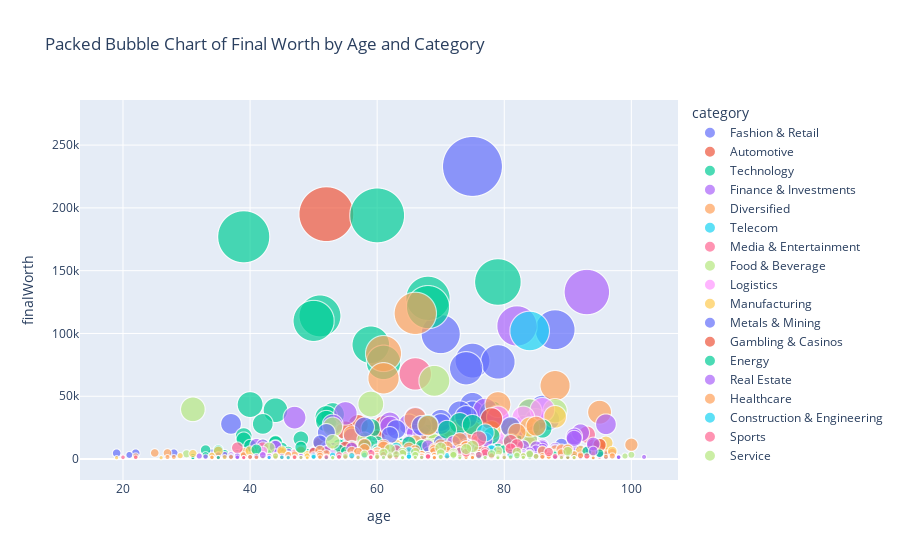

Source (notebook cell):
### Code cell
import plotly.express as px
import pandas as pd

# Create the packed bubble chart
fig = px.scatter(df, 
                 x='age', 
                 y='finalWorth',  # Dummy y-axis since plotly does not directly support packed bubbles
                 size='finalWorth', 
                 color='category', 
                 hover_name='uri', 
                 size_max=60,
                 title='Packed Bubble Chart of Final Worth by Age and Category')

# Customize the layout to hide the dummy y-axis
# fig.update_layout(yaxis=dict(showticklabels=False, showgrid=False, zeroline=False))

# Show the plot
fig.show()

### Figure 1 — Plotly figure (JSON) as saved in the notebook; plotly's stock layout.template omitted (floating-point values rounded to 4 significant figures; data arrays with more than 128 entries replaced by an {"elided": "..."} marker saying what was removed)
{"data": [{"hovertemplate": "<b>%{hovertext}</b><br><br>category=Fashion & Retail<br>age=%{x}<br>finalWorth=%{marker.size}<extra></extra>", "hovertext": {"elided": "285 str values"}, "legendgroup": "Fashion & Retail", "marker": {"color": "#636efa", "size": {"elided": "285 int values"}, "sizemode": "area", "sizeref": 64.72, "symbol": "circle"}, "mode": "markers", "name": "Fashion & Retail", "showlegend": true, "type": "scattergl", "x": {"elided": "285 int values"}, "xaxis": "x", "y": {"elided": "285 int values"}, "yaxis": "y"}, {"hovertemplate": "<b>%{hovertext}</b><br><br>category=Automotive<br>age=%{x}<br>finalWorth=%{marker.size}<extra></extra>", "hovertext": ["elon-musk", "stefan-quandt", "susanne-klatten", "robin-zeng", "eric-li", "wang-chuanfu", "shahid-khan", "lu-xiangyang", "wei-jianjun", "georg-schaeffler", "huang-shilin", "ernest-garcia-ii", "piero-ferrari", "li-xiang", "vikram-lal", "dan-friedkin", "wu-jianshu", "mark-shoen", "mong-koo-chung", "vivek-chaand-sehgal", "li-ping-1", "abhay-firodia", "e-joe-shoen", "baba-kalyani", "nicolas-dieteren", "roger-penske", "gail-miller", "venu-srinivasan-1", "euisun-chung", "norman-braman", "walter-frey", "abdulla-al-futtaim", "catheline-perier-dieteren", "arvind-poddar", "willis-johnson", "lachhman-das-mittal", "xia-zuoquan", "nirmal-minda", "maria-elisabeth-schaeffler-thumann", "peter-unger", "herb-chambers", "alberto-bombassei", "dong-jinggui", "francois-feuillet", "ernest-garcia-iii", "shmuel-harlap", "a-jayson-adair", "huang-yi", "terry-taylor", "fritz-draexlmaier", "amnon-shashua", "he-xiaopeng", "jiang-yintai", "pawan-munjal-1", "alexander-sixt", "konstantin-sixt", "sunjay-kapur", "renu-munjal", "suman-munjal", "zheng-fan", "onkar-kanwar", "ziv-aviram", "vijay-agarwal", "suresh-krishna", "ulrich-mommert", "sjamsul-nursalim", "xu-xudong", "hiroshi-ishibashi", "naresh-jain", "keeree-kanjanapas", "li-guoqiang", "tran-ba-duong", "qian-jinghong", "tang-aoqi", "wang-jianfeng", "chin-jong-hwa", "lu-zhongfang"], "legendgroup": "Automotive", "marker": {"color": "#EF553B", "size": [195000, 27300, 26500, 22900, 16800, 14200, 12200, 11600, 11200, 10900, 10600, 8900, 8600, 8400, 6700, 6400, 5200, 5000, 4900, 4900, 4500, 4300, 4300, 4100, 4000, 4000, 3900, 3900, 3700, 3500, 3400, 3300, 3300, 3200, 3100, 2900, 2900, 2700, 2700, 2700, 2600, 2500, 2400, 2400, 2400, 2400, 2000, 2000, 1900, 1800, 1800, 1700, 1700, 1700, 1700, 1700, 1600, 1600, 1600, 1500, 1500, 1400, 1300, 1300, 1300, 1300, 1300, 1200, 1200, 1200, 1200, 1200, 1100, 1100, 1100, 1000, 1000], "sizemode": "area", "sizeref": 64.72, "symbol": "circle"}, "mode": "markers", "name": "Automotive", "showlegend": true, "type": "scattergl", "x": [52, 57, 61, 55, 60, 58, 73, 61, 60, 59, 57, 66, 78, 42, 82, 59, 60, 73, 86, 67, 56, 79, 74, 75, 48, 87, 80, 71, 53, 91, 80, 84, 79, 66, 76, 93, 62, 66, 82, 79, 82, 83, 54, 75, 41, 79, 54, 62, 73, null, 63, 46, 73, 69, 44, 41, 52, 69, 71, 45, 81, 65, 75, 87, 83, 82, 54, 77, 89, 73, 60, 64, 51, 78, 54, 65, 81], "xaxis": "x", "y": [195000, 27300, 26500, 22900, 16800, 14200, 12200, 11600, 11200, 10900, 10600, 8900, 8600, 8400, 6700, 6400, 5200, 5000, 4900, 4900, 4500, 4300, 4300, 4100, 4000, 4000, 3900, 3900, 3700, 3500, 3400, 3300, 3300, 3200, 3100, 2900, 2900, 2700, 2700, 2700, 2600, 2500, 2400, 2400, 2400, 2400, 2000, 2000, 1900, 1800, 1800, 1700, 1700, 1700, 1700, 1700, 1600, 1600, 1600, 1500, 1500, 1400, 1300, 1300, 1300, 1300, 1300, 1200, 1200, 1200, 1200, 1200, 1100, 1100, 1100, 1000, 1000], "yaxis": "y"}, {"hovertemplate": "<b>%{hovertext}</b><br><br>category=Technology<br>age=%{x}<br>finalWorth=%{marker.size}<extra></extra>", "hovertext": {"elided": "342 str values"}, "legendgroup": "Technology", "marker": {"color": "#00cc96", "size": {"elided": "342 int values"}, "sizemode": "area", "sizeref": 64.72, "symbol": "circle"}, "mode": "markers", "name": "Technology", "showlegend": true, "type": "scattergl", "x": {"elided": "342 int values"}, "xaxis": "x", "y": {"elided": "342 int values"}, "yaxis": "y"}, {"hovertemplate": "<b>%{hovertext}</b><br><br>category=Finance & Investments<br>age=%{x}<br>finalWorth=%{marker.size}<extra></extra>", "hovertext": {"elided": "427 str values"}, "legendgroup": "Finance & Investments", "marker": {"color": "#ab63fa", "size": {"elided": "427 int values"}, "sizemode": "area", "sizeref": 64.72, "symbol": "circle"}, "mode": "markers", "name": "Finance & Investments", "showlegend": true, "type": "scattergl", "x": {"elided": "427 int values"}, "xaxis": "x", "y": {"elided": "427 int values"}, "yaxis": "y"}, {"hovertemplate": "<b>%{hovertext}</b><br><br>category=Diversified<br>age=%{x}<br>finalWorth=%{marker.size}<extra></extra>", "hovertext": {"elided": "201 str values"}, "legendgroup": "Diversified", "marker": {"color": "#FFA15A", "size": {"elided": "201 int values"}, "sizemode": "area", "sizeref": 64.72, "symbol": "circle"}, "mode": "markers", "name": "Diversified", "showlegend": true, "type": "scattergl", "x": {"elided": "201 int values"}, "xaxis": "x", "y": {"elided": "201 int values"}, "yaxis": "y"}, {"hovertemplate": "<b>%{hovertext}</b><br><br>category=Telecom<br>age=%{x}<br>finalWorth=%{marker.size}<extra></extra>", "hovertext": ["carlos-slim-helu", "xavier-niel", "sunil-mittal-1", "rocco-commisso", "rajan-mittal", "rakesh-mittal", "patrick-drahi", "robert-hale-jr", "ananda-krishnan", "yasumitsu-shigeta", "richard-li", "shaul-shani", "naguib-sawiris", "john-caudwell", "najib-mikati", "taha-mikati", "denis-obrien", "marcelo-claure", "craig-mccaw", "strive-masiyiwa", "kenny-troutt", "vladimir-yevtushenkov", "terence-terry-matthews", "david-teoh", "mohammed-ibrahim", "gleb-fetisov", "wu-kaiting", "andrei-kuzyaev", "murat-vargi", "xue-jiping"], "legendgroup": "Telecom", "marker": {"color": "#19d3f3", "size": [102000, 9900, 9200, 8000, 6000, 6000, 5900, 5400, 4900, 4600, 4500, 4300, 3800, 3400, 2800, 2800, 2800, 2000, 2000, 1800, 1700, 1700, 1600, 1600, 1300, 1100, 1100, 1000, 1000, 1000], "sizemode": "area", "sizeref": 64.72, "symbol": "circle"}, "mode": "markers", "name": "Telecom", "showlegend": true, "type": "scattergl", "x": [84, 56, 66, 74, 64, 68, 60, 57, 86, 59, 57, 69, 69, 71, 68, 79, 65, 53, 74, 63, 76, 75, 81, 68, 77, 57, 54, 58, 76, 73], "xaxis": "x", "y": [102000, 9900, 9200, 8000, 6000, 6000, 5900, 5400, 4900, 4600, 4500, 4300, 3800, 3400, 2800, 2800, 2800, 2000, 2000, 1800, 1700, 1700, 1600, 1600, 1300, 1100, 1100, 1000, 1000, 1000], "yaxis": "y"}, {"hovertemplate": "<b>%{hovertext}</b><br><br>category=Media & Entertainment<br>age=%{x}<br>finalWorth=%{marker.size}<extra></extra>", "hovertext": ["david-thomson", "rupert-murdoch", "donald-newhouse", "john-malone", "dmitri-bukhman", "igor-bukhman", "david-geffen", "blair-parry-okeden", "jim-kennedy", "clive-calder", "tim-sweeney", "george-lucas", "mark-cuban", "charles-dolan", "steven-spielberg", "jeff-t-green", "martha-ingram", "isaac-perlmutter", "stefan-von-holtzbrinck", "barry-diller", "james-chambers", "katharine-rayner", "margaretta-taylor", "hubert-burda", "jason-jiang", "christiane-schoeller", "forrest-li", "amos-hostetter-jr", "kwon-hyuk-bin", "arnon-milchan", "kalanithi-maran", "haim-saban", "friede-springer", "thomas-tull", "su-hua", "oprah-winfrey", "kenneth-feld", "david-baszucki", "koos-bekker", "jay-z", "ted-turner", "gang-ye", "yvonne-bauer", "cheng-yixiao", "yoo-jung-hyun", "adam-foroughi", "luiz-frias", "marina-berlusconi", "pier-silvio-berlusconi", "joao-roberto-marinho", "jose-roberto-marinho", "zygmunt-solorz", "edir-macedo", "roberto-irineu-marinho", "brian-roberts", "ben-silbermann", "wang-changtian", "pierre-karl-peladeau", "manoj-punjabi", "todd-wagner", "bang-si-hyuk", "john-de-mol", "kagemasa-kozuki", "wang-ning", "stanley-hubbard", "zhou-yahui", "yasuhiro-fukushima", "alan-gerry", "peter-jackson", "andrew-karam", "krit-ratanarak", "ling-tang", "xu-zhenhua", "justin-yuan", "charles-ergen", "kim-jung-min", "kim-jung-youn", "li-qiong", "tyler-perry", "richard-desmond", "huang-qiaoling", "gary-magness", "markus-persson", "min-liang-tan", "joop-van-den-ende", "barbara-berlusconi", "eleonora-berlusconi", "luigi-berlusconi", "mathias-doepfner", "aydin-dogan", "maria-frias", "guy-laliberte", "kenzo-tsujimoto", "dick-wolf-1", "keiko-erikawa", "yoichi-erikawa", "gyorgy-gattyan", "kim-jae-young", "kim-taek-jin", "john-krystynak", "benny-suherman", "taylor-swift", "yu-faxiang", "ric-elias"], "legendgroup": "Media & Entertainment", "marker": {"color": "#FF6692", "size": [67800, 19500, 11000, 9800, 9000, 9000, 8000, 6100, 6000, 5700, 5700, 5500, 5400, 5200, 4800, 4500, 4400, 4400, 4400, 4200, 4000, 4000, 4000, 3800, 3700, 3700, 3600, 3500, 3500, 3400, 3100, 3000, 3000, 3000, 2800, 2800, 2700, 2600, 2600, 2500, 2500, 2500, 2300, 2300, 2300, 2200, 2200, 2100, 2100, 2100, 2100, 2100, 2000, 2000, 2000, 2000, 2000, 1900, 1900, 1900, 1800, 1800, 1800, 1800, 1600, 1600, 1500, 1500, 1500, 1500, 1500, 1500, 1500, 1500, 1400, 1400, 1400, 1400, 1400, 1300, 1300, 1300, 1300, 1300, 1300, 1200, 1200, 1200, 1200, 1200, 1200, 1200, 1200, 1200, 1100, 1100, 1100, 1100, 1100, 1100, 1100, 1100, 1100, 1000], "sizemode": "area", "sizeref": 64.72, "symbol": "circle"}, "mode": "markers", "name": "Media & Entertainment", "showlegend": true, "type": "scattergl", "x": [66, 93, 94, 83, 38, 42, 81, 73, 76, 77, 53, 79, 65, 97, 77, 47, 88, 81, 60, 82, 66, 79, 81, 84, 51, null, 46, 87, 50, 79, 58, 79, 81, 53, 42, 70, 75, 61, 71, 54, 85, 43, 47, 40, 54, 43, 60, 57, 54, 70, 68, 67, 79, 76, 64, 41, 58, 62, 51, 63, 51, 69, 83, 37, 90, 47, 76, 95, 62, 42, 77, null, null, null, 71, 22, 20, 46, 54, 72, 65, 70, 44, 46, 82, 39, 37, 35, 61, 87, null, 64, 83, 77, 75, 73, null, 50, 57, 55, 76, 34, 52, 56], "xaxis": "x", "y": [67800, 19500, 11000, 9800, 9000, 9000, 8000, 6100, 6000, 5700, 5700, 5500, 5400, 5200, 4800, 4500, 4400, 4400, 4400, 4200, 4000, 4000, 4000, 3800, 3700, 3700, 3600, 3500, 3500, 3400, 3100, 3000, 3000, 3000, 2800, 2800, 2700, 2600, 2600, 2500, 2500, 2500, 2300, 2300, 2300, 2200, 2200, 2100, 2100, 2100, 2100, 2100, 2000, 2000, 2000, 2000, 2000, 1900, 1900, 1900, 1800, 1800, 1800, 1800, 1600, 1600, 1500, 1500, 1500, 1500, 1500, 1500, 1500, 1500, 1400, 1400, 1400, 1400, 1400, 1300, 1300, 1300, 1300, 1300, 1300, 1200, 1200, 1200, 1200, 1200, 1200, 1200, 1200, 1200, 1100, 1100, 1100, 1100, 1100, 1100, 1100, 1100, 1100, 1000], "yaxis": "y"}, {"hovertemplate": "<b>%{hovertext}</b><br><br>category=Food & Beverage<br>age=%{x}<br>finalWorth=%{marker.size}<extra></extra>", "hovertext": {"elided": "210 str values"}, "legendgroup": "Food & Beverage", "marker": {"color": "#B6E880", "size": {"elided": "210 int values"}, "sizemode": "area", "sizeref": 64.72, "symbol": "circle"}, "mode": "markers", "name": "Food & Beverage", "showlegend": true, "type": "scattergl", "x": {"elided": "210 int values"}, "xaxis": "x", "y": {"elided": "210 int values"}, "yaxis": "y"}, {"hovertemplate": "<b>%{hovertext}</b><br><br>category=Logistics<br>age=%{x}<br>finalWorth=%{marker.size}<extra></extra>", "hovertext": ["klaus-michael-kuehne", "gianluigi-aponte", "rafaela-aponte-diamant", "john-fredriksen", "enrique-razon-jr", "jacques-saade-jr", "rodolphe-saade", "tanya-saade-zeenny", "dennis-washington", "maria-angelicoussis", "helmut-sohmen", "fred-smith-1", "johnelle-hunt", "kjell-inge-rokke", "lai-meisong", "brad-jacobs", "fernand-huts", "tung-chee-chen", "yang-shaopeng", "lindsay-fox", "g-m-rao", "roman-trotsenko", "george-prokopiou", "tung-chee-hwa", "constantinos-martinos", "jim-thompson", "chang-kuo-hua", "alexander-skorobogatko", "gary-chouest", "alexander-ponomarenko", "chow-shing-yuk", "andreas-martinos", "jerry-moyes", "norbert-dentressangle", "huijiao-yu", "soegiarto-adikoesoemo", "jet-jie-li", "athanasios-martinos", "eiichi-kuriwada", "lai-jianfa", "zhang-xiaojuan", "michel-litvak-2", "martin-moller-nielsen", "vicente-boluda-fos", "wang-jilei", "michael-andlauer", "chang-kuo-ming", "william-fung", "lu-zongjun", "victor-fung", "sergey-shishkarev"], "legendgroup": "Logistics", "marker": {"color": "#FF97FF", "size": [39200, 33100, 33100, 16900, 10000, 8900, 8900, 8900, 7000, 6400, 6400, 5600, 4900, 4600, 4500, 4100, 3400, 3400, 3400, 3000, 2900, 2800, 2600, 2600, 2300, 2300, 2100, 2100, 2000, 2000, 1900, 1800, 1800, 1700, 1700, 1600, 1500, 1500, 1400, 1400, 1400, 1300, 1300, 1200, 1200, 1100, 1100, 1100, 1100, 1000, 1000], "sizemode": "area", "sizeref": 64.72, "symbol": "circle"}, "mode": "markers", "name": "Logistics", "showlegend": true, "type": "scattergl", "x": [86, 83, 79, 79, 64, 52, 54, 56, 89, 42, 84, 79, 92, 65, 53, 67, 73, 81, 66, 86, 73, 53, 77, 86, 71, 84, 69, 56, 79, 59, 46, 68, 80, 69, 58, 86, 49, 74, 77, 54, 54, 72, 59, 69, 59, 59, 66, 75, 60, 78, 56], "xaxis": "x", "y": [39200, 33100, 33100, 16900, 10000, 8900, 8900, 8900, 7000, 6400, 6400, 5600, 4900, 4600, 4500, 4100, 3400, 3400, 3400, 3000, 2900, 2800, 2600, 2600, 2300, 2300, 2100, 2100, 2000, 2000, 1900, 1800, 1800, 1700, 1700, 1600, 1500, 1500, 1400, 1400, 1400, 1300, 1300, 1200, 1200, 1100, 1100, 1100, 1100, 1000, 1000], "yaxis": "y"}, {"hovertemplate": "<b>%{hovertext}</b><br><br>category=Manufacturing<br>age=%{x}<br>finalWorth=%{marker.size}<extra></extra>", "hovertext": {"elided": "328 str values"}, "legendgroup": "Manufacturing", "marker": {"color": "#FECB52", "size": {"elided": "328 int values"}, "sizemode": "area", "sizeref": 64.72, "symbol": "circle"}, "mode": "markers", "name": "Manufacturing", "showlegend": true, "type": "scattergl", "x": {"elided": "328 int values"}, "xaxis": "x", "y": {"elided": "328 int values"}, "yaxis": "y"}, {"hovertemplate": "<b>%{hovertext}</b><br><br>category=Metals & Mining<br>age=%{x}<br>finalWorth=%{marker.size}<extra></extra>", "hovertext": ["savitri-jindal", "gina-rinehart", "german-larrea-mota-velasco", "vladimir-lisin", "iris-fontbona", "alexey-mordashov", "vladimir-potanin", "andrey-melnichenko", "andrew-forrest", "lakshmi-mittal", "dang-yanbao", "alisher-usmanov", "nicky-oppenheimer", "ivan-glasenberg", "iskander-makhmudov", "zheng-shuliang", "pavel-tykac", "andrei-skoch-family", "alexander-abramov", "agoes-projosasmito", "gianfelice-rocca-1", "paolo-rocca", "andrei-kozitsyn", "xiang-guangda", "clive-palmer", "rinat-akhmetov", "lim-hariyanto-wijaya-sarwono", "zhang-xuexin", "igor-altushkin", "wenrong-shen", "vladimir-kim", "mikhail-shelkov", "rufino-vigil-gonzalez", "aristotelis-mistakidis", "dmitry-pumpyansky", "daniel-mate", "robert-friedland", "oleg-deripaska", "alexander-frolov", "alexander-ramlie", "patrice-motsepe", "bulat-utemuratov", "feng-hailiang", "julio-ponce-lerou", "anatoly-sedykh", "xie-weitong", "tor-peterson", "kie-chie-wong", "john-hancock", "bianca-rinehart", "ginia-rinehart", "hope-welker", "victor-pinchuk", "alex-beard", "giovanni-arvedi", "vasily-anisimov", "sam-chong", "gary-fegel", "evgeny-eugene-shvidler", "konstantin-strukov", "dan-gertler", "chris-wallin", "jose-maria-aristrain", "luo-yangyong-1", "juan-maria-riberas-mera", "angela-bennett", "lin-lairong", "eddy-sugianto", "chris-ellison", "vadim-novinsky", "kostyantin-zhevago", "li-jinyang", "vladislav-sviblov", "wang-jinhua", "igor-kudryashkin"], "legendgroup": "Metals & Mining", "marker": {"color": "#636efa", "size": [33500, 30800, 27900, 26600, 25700, 25500, 23700, 21100, 19000, 16400, 13400, 13400, 9500, 8900, 8300, 8000, 7700, 6700, 6400, 5900, 5600, 5600, 4400, 4400, 4300, 4000, 4000, 3900, 3800, 3800, 3600, 3500, 3400, 3300, 3300, 3200, 2900, 2800, 2800, 2800, 2700, 2700, 2600, 2600, 2600, 2600, 2300, 2200, 2100, 2100, 2100, 2100, 2000, 1900, 1800, 1700, 1700, 1700, 1600, 1600, 1500, 1500, 1400, 1400, 1400, 1300, 1300, 1300, 1200, 1200, 1200, 1100, 1100, 1100, 1000], "sizemode": "area", "sizeref": 64.72, "symbol": "circle"}, "mode": "markers", "name": "Metals & Mining", "showlegend": true, "type": "scattergl", "x": [74, 70, 70, 67, 81, 58, 63, 52, 62, 73, 51, 70, 78, 67, 60, 78, 59, 58, 65, 68, 76, 71, 63, 66, 70, 57, 95, 76, 53, 78, 63, 55, 75, 62, 60, 60, 73, 56, 59, 51, 62, 66, 63, 78, 59, 67, 59, 75, 48, 47, 37, 38, 63, 56, 86, 72, 81, 50, 60, 65, 50, 71, 61, 48, 55, 80, 55, 78, 66, 60, 50, null, 44, 60, 62], "xaxis": "x", "y": [33500, 30800, 27900, 26600, 25700, 25500, 23700, 21100, 19000, 16400, 13400, 13400, 9500, 8900, 8300, 8000, 7700, 6700, 6400, 5900, 5600, 5600, 4400, 4400, 4300, 4000, 4000, 3900, 3800, 3800, 3600, 3500, 3400, 3300, 3300, 3200, 2900, 2800, 2800, 2800, 2700, 2700, 2600, 2600, 2600, 2600, 2300, 2200, 2100, 2100, 2100, 2100, 2000, 1900, 1800, 1700, 1700, 1700, 1600, 1600, 1500, 1500, 1400, 1400, 1400, 1300, 1300, 1300, 1200, 1200, 1200, 1100, 1100, 1100, 1000], "yaxis": "y"}, {"hovertemplate": "<b>%{hovertext}</b><br><br>category=Gambling & Casinos<br>age=%{x}<br>finalWorth=%{marker.size}<extra></extra>", "hovertext": ["miriam-adelson", "lui-che-woo", "denise-coates", "karel-komarek", "johann-graf", "teddy-sagi", "mark-scheinberg", "john-coates", "gabe-newell", "pansy-ho", "jon-yarbrough", "steve-wynn", "paul-gauselmann", "lim-kok-thay", "william-boyd", "elaine-wynn", "fredrik-osterberg", "jens-von-bahr", "manuel-lao-hernandez", "kazuo-okada"], "legendgroup": "Gambling & Casinos", "marker": {"color": "#EF553B", "size": [32000, 11200, 9500, 9500, 7100, 6400, 5600, 4300, 4300, 3800, 3600, 3400, 2500, 2300, 2200, 2100, 1800, 1700, 1300, 1100], "sizemode": "area", "sizeref": 64.72, "symbol": "circle"}, "mode": "markers", "name": "Gambling & Casinos", "showlegend": true, "type": "scattergl", "x": [78, 95, 56, 55, 77, 52, 50, 54, 61, 61, 66, 82, 89, 72, 92, 81, 53, 53, 79, 81], "xaxis": "x", "y": [32000, 11200, 9500, 9500, 7100, 6400, 5600, 4300, 4300, 3800, 3600, 3400, 2500, 2300, 2200, 2100, 1800, 1700, 1300, 1100], "yaxis": "y"}, {"hovertemplate": "<b>%{hovertext}</b><br><br>category=Energy<br>age=%{x}<br>finalWorth=%{marker.size}<extra></extra>", "hovertext": ["vagit-alekperov", "low-tuck-kwong", "leonid-mikhelson", "autry-stephens", "gennady-timchenko", "harold-hamm", "george-kaiser", "mikhail-fridman", "jeffery-hildebrand", "sarath-ratanavadi", "leonid-fedun", "carrie-perrodo", "daniel-kretinsky", "german-khan", "richard-kinder", "randa-duncan-williams", "dannine-avara", "scott-duncan", "milane-frantz", "ray-lee-hunt", "wang-yusuo", "terrence-pegula", "alexei-kuzmichev", "cao-renxian", "arthur-irving", "michael-kadoorie", "kelcy-warren", "pei-zhenhua-1", "torbjorn-tornqvist", "robert-bass", "alejandro-bulgheroni", "trevor-rees-jones", "w-herbert-hunt", "dewi-kam", "lynn-schusterman", "john-catsimatidis", "jin-baofang", "gregorio-perez-companc", "sid-bass", "fan-hongwei", "alceu-elias-feldmann", "mikhail-gutseriev", "saban-cemil-kazanci", "nikolai-buinov", "n-murray-edwards", "michael-polsky", "george-bishop", "ronald-mcaulay", "ray-davis", "albert-avdolyan", "gao-jifan", "edward-bass", "airat-shaimiev", "kamal-ghaffarian", "arvind-tiku", "mika-anttonen", "lee-bass", "timothy-dunn", "radik-shaimiev", "rustem-sulteev", "gordon-getty", "igor-makarov", "vardis-vardinoyannis-family", "william-koch", "dan-wilks", "massimo-moratti", "rubens-ometto-silveira-mello", "farris-wilks", "dmitry-nikolaev", "shen-xiqiang", "ron-corio", "ian-wood", "somphote-ahunai", "farkhad-akhmedov", "daniel-chiu", "paul-foster", "ali-metin-kazanci", "lin-fanlian", "dean-solon", "wu-kai", "zhao-fenggang", "vladimir-bogdanov", "kiki-barki", "lim-chai-hock", "paul-novelly", "femi-otedola", "chen-qiongxiang", "ivan-muller-botelho", "wu-yingming", "said-gutseriev", "timothy-headington", "muhammed-aziz-khan", "andrei-kosogov", "zhang-jianguo-1", "nikhil-merchant", "michael-s-smith", "edwin-soeryadjaya-1", "zhang-hong"], "legendgroup": "Energy", "marker": {"color": "#00cc96", "size": [28600, 27400, 27400, 24300, 23400, 18500, 14600, 13100, 12600, 10700, 10500, 9600, 9400, 8500, 8100, 7700, 7600, 7600, 7600, 7200, 7100, 6800, 6600, 6300, 6300, 6300, 6000, 5900, 5400, 5300, 4900, 4900, 4700, 4500, 4500, 4300, 4300, 3900, 3800, 3800, 3700, 3700, 3500, 3300, 3300, 3300, 3200, 3100, 3000, 2900, 2900, 2500, 2400, 2300, 2300, 2200, 2200, 2200, 2200, 2200, 2100, 2100, 2100, 2000, 2000, 1900, 1900, 1900, 1800, 1800, 1700, 1700, 1600, 1600, 1600, 1600, 1600, 1600, 1600, 1600, 1600, 1500, 1400, 1400, 1400, 1400, 1300, 1300, 1300, 1200, 1200, 1100, 1100, 1100, 1000, 1000, 1000, 1000], "sizemode": "area", "sizeref": 64.72, "symbol": "circle"}, "mode": "markers", "name": "Energy", "showlegend": true, "type": "scattergl", "x": [73, 75, 68, 86, 71, 78, 81, 59, 65, 58, 67, 73, 48, 62, 79, 62, 60, 41, 54, 80, 60, 73, 61, 55, 93, 82, 68, 65, 70, 76, 79, 72, 95, 73, 85, 75, 71, 88, 81, 57, 74, 66, 63, 56, 64, 75, 86, 88, 82, 53, 59, 78, 62, 65, 54, 57, 67, 68, 59, 70, 90, 61, 91, 83, 67, 78, 74, 72, 57, 76, 62, 81, 56, 68, 63, 66, 89, 62, 59, 56, 58, 72, 84, 64, 80, 61, null, 90, 57, 35, 73, 69, 63, 61, 63, 68, 74, null], "xaxis": "x", "y": [28600, 27400, 27400, 24300, 23400, 18500, 14600, 13100, 12600, 10700, 10500, 9600, 9400, 8500, 8100, 7700, 7600, 7600, 7600, 7200, 7100, 6800, 6600, 6300, 6300, 6300, 6000, 5900, 5400, 5300, 4900, 4900, 4700, 4500, 4500, 4300, 4300, 3900, 3800, 3800, 3700, 3700, 3500, 3300, 3300, 3300, 3200, 3100, 3000, 2900, 2900, 2500, 2400, 2300, 2300, 2200, 2200, 2200, 2200, 2200, 2100, 2100, 2100, 2000, 2000, 1900, 1900, 1900, 1800, 1800, 1700, 1700, 1600, 1600, 1600, 1600, 1600, 1600, 1600, 1600, 1600, 1500, 1400, 1400, 1400, 1400, 1300, 1300, 1300, 1200, 1200, 1100, 1100, 1100, 1000, 1000, 1000, 1000], "yaxis": "y"}, {"hovertemplate": "<b>%{hovertext}</b><br><br>category=Real Estate<br>age=%{x}<br>finalWorth=%{marker.size}<extra></extra>", "hovertext": {"elided": "190 str values"}, "legendgroup": "Real Estate", "marker": {"color": "#ab63fa", "size": {"elided": "190 int values"}, "sizemode": "area", "sizeref": 64.72, "symbol": "circle"}, "mode": "markers", "name": "Real Estate", "showlegend": true, "type": "scattergl", "x": {"elided": "190 int values"}, "xaxis": "x", "y": {"elided": "190 int values"}, "yaxis": "y"}, {"hovertemplate": "<b>%{hovertext}</b><br><br>category=Healthcare<br>age=%{x}<br>finalWorth=%{marker.size}<extra></extra>", "hovertext": {"elided": "197 str values"}, "legendgroup": "Healthcare", "marker": {"color": "#FFA15A", "size": {"elided": "197 int values"}, "sizemode": "area", "sizeref": 64.72, "symbol": "circle"}, "mode": "markers", "name": "Healthcare", "showlegend": true, "type": "scattergl", "x": {"elided": "197 int values"}, "xaxis": "x", "y": {"elided": "197 int values"}, "yaxis": "y"}, {"hovertemplate": "<b>%{hovertext}</b><br><br>category=Construction & Engineering<br>age=%{x}<br>finalWorth=%{marker.size}<extra></extra>", "hovertext": ["diane-hendricks", "nassef-sawiris", "anthony-bamford", "thomas-schmidheiny", "rafael-del-pino-1", "peter-gilgan", "francesco-gaetano-caltagirone", "arkady-rotenberg", "mohed-altrad", "anu-aga", "maria-del-pino", "ravi-pillai", "otto-happel", "robert-clark", "samvel-karapetyan", "jurgen-wirtgen", "stefan-wirtgen", "florentino-perez", "erman-ilicak", "wolfgang-leitner", "martin-bouygues-1", "olivier-bouygues", "dwight-schar", "riley-bechtel", "yu-zhuyun", "john-fish", "pp-reddy", "d-leopoldo-del-pino", "pv-krishna-reddy", "huang-zhenda", "mehmet-sinan-family-tara", "david-penaloza-alanis", "jorge-mas", "dhruv-sawhney", "ayman-hariri", "boris-rotenberg", "wang-linpeng", "syed-mokhtar-albukhary", "elena-baturina", "andrei-molchanov", "fahed-hariri", "virendra-mhaiskar", "simona-giorgetta", "marco-squinzi", "veronica-squinzi"], "legendgroup": "Construction & Engineering", "marker": {"color": "#19d3f3", "size": [20900, 8800, 7500, 7000, 6000, 5500, 4600, 4000, 3400, 3300, 3300, 3300, 3200, 2900, 2900, 2900, 2900, 2800, 2700, 2700, 2600, 2600, 2600, 2500, 2400, 2300, 2300, 2200, 2200, 1900, 1900, 1800, 1700, 1600, 1400, 1400, 1400, 1300, 1300, 1300, 1200, 1200, 1100, 1100, 1100], "sizemode": "area", "sizeref": 64.72, "symbol": "circle"}, "mode": "markers", "name": "Construction & Engineering", "showlegend": true, "type": "scattergl", "x": [77, 63, 78, 78, 65, 73, 81, 72, 76, 81, 68, 70, 76, 65, 58, 58, 53, 77, 56, 71, null, 73, 82, 72, 50, 64, 66, 61, 54, 76, 65, 50, 61, 79, 45, 67, 55, 72, 61, 52, 43, 52, 46, 52, 52], "xaxis": "x", "y": [20900, 8800, 7500, 7000, 6000, 5500, 4600, 4000, 3400, 3300, 3300, 3300, 3200, 2900, 2900, 2900, 2900, 2800, 2700, 2700, 2600, 2600, 2600, 2500, 2400, 2300, 2300, 2200, 2200, 1900, 1900, 1800, 1700, 1600, 1400, 1400, 1400, 1300, 1300, 1300, 1200, 1200, 1100, 1100, 1100], "yaxis": "y"}, {"hovertemplate": "<b>%{hovertext}</b><br><br>category=Sports<br>age=%{x}<br>finalWorth=%{marker.size}<extra></extra>", "hovertext": ["stanley-kroenke", "jerry-jones", "robert-kraft", "arthur-blank", "stephen-bisciotti", "gayle-benson", "denise-york", "janice-mcnair", "john-henry", "arturo-moreno", "jeffrey-lurie", "james-irsay", "dan-snyder", "robert-johnson-3", "michael-jordan", "david-blitzer", "frank-fertitta-iii", "theodore-leonsis", "lorenzo-fertitta", "vincent-mcmahon", "larry-tanenbaum", "jim-crane", "bernard-ecclestone", "mark-davis-1", "joe-lacob", "jerry-reinsdorf", "amy-adams-strunk", "tom-werner-1", "leslie-alexander", "james-france", "irving-grousbeck", "avram-glazer", "bryan-glazer", "edward-glazer", "joel-glazer", "kevin-glazer", "darcie-glazer-kassewitz", "toto-wolff", "hal-steinbrenner", "jessica-steinbrenner", "jennifer-steinbrenner-swindal", "clark-hunt", "daniel-hunt", "lamar-hunt-jr", "sharron-hunt", "frank-mccourt", "tiger-woods", "lebron-james", "ken-kendrick"], "legendgroup": "Sports", "marker": {"color": "#FF6692", "size": [16200, 13800, 11100, 8400, 7200, 6100, 5800, 5600, 5100, 4900, 4600, 4400, 4400, 3300, 3200, 3100, 3100, 3100, 3000, 2600, 2500, 2400, 2400, 2300, 2100, 2100, 2000, 2000, 1900, 1800, 1800, 1700, 1700, 1700, 1700, 1700, 1700, 1600, 1500, 1500, 1500, 1400, 1400, 1400, 1400, 1400, 1300, 1200, 1100], "sizemode": "area", "sizeref": 64.72, "symbol": "circle"}, "mode": "markers", "name": "Sports", "showlegend": true, "type": "scattergl", "x": [76, 81, 82, 81, 63, 77, 73, 87, 74, 77, 72, 64, 59, 76, 61, 54, 62, 68, 55, 78, 78, 70, 93, 68, 68, 88, 68, 73, 80, 79, 89, 63, 59, 54, 57, 62, 55, 52, 55, 60, 64, 59, 47, 67, 66, 70, 48, 39, 80], "xaxis": "x", "y": [16200, 13800, 11100, 8400, 7200, 6100, 5800, 5600, 5100, 4900, 4600, 4400, 4400, 3300, 3200, 3100, 3100, 3100, 3000, 2600, 2500, 2400, 2400, 2300, 2100, 2100, 2000, 2000, 1900, 1800, 1800, 1700, 1700, 1700, 1700, 1700, 1700, 1600, 1500, 1500, 1500, 1400, 1400, 1400, 1400, 1400, 1300, 1200, 1100], "yaxis": "y"}, {"hovertemplate": "<b>%{hovertext}</b><br><br>category=Service<br>age=%{x}<br>finalWorth=%{marker.size}<extra></extra>", "hovertext": ["wang-wei", "liu-yongxing", "robert-rowling", "micky-arison", "tamara-gustavson", "gary-rollins", "frits-goldschmeding", "rahul-bhatia-1", "tom-golisano", "shari-arison", "liu-yonghao", "jean-gigi-pritzker", "rakesh-gangwal", "jeremy-jacobs-sr", "jim-davis-1", "steven-udvar-hazy", "maggie-hardy", "klaus-peter-schulenberg", "danielle-bellon", "anthony-pritzker", "fernando-chico-pardo", "sunny-varkey", "glen-taylor", "bertil-hult", "michael-minhong-yu", "zhang-bangxin", "dmitry-kamenshchik", "miguel-fluxa-rossello", "linda-pritzker", "vladislav-filev", "mitchell-jacobson", "wang-zhenghua", "manfredi-lefebvre-dovidio", "peter-sperling", "torstein-hagen", "robert-mouawad", "toshio-motoya", "darwin-deason", "david-fattal", "polys-haji-ioannou", "fumio-kaneko", "nie-tengyun", "petter-stordalen", "kapil-bhatia", "gabriel-escarrer", "stelios-haji-ioannou", "helena-revoredo", "peng-zhao", "clelia-haji-ioannou", "kenneth-tuchman", "chang-pyung-soon", "xu-wanmao"], "legendgroup": "Service", "marker": {"color": "#B6E880", "size": [13800, 10000, 8900, 8000, 7800, 6400, 6200, 5600, 5600, 5500, 5100, 5100, 4800, 4500, 4400, 4200, 4100, 4000, 3900, 3700, 3300, 3300, 2900, 2600, 2500, 2400, 2200, 2100, 2000, 1900, 1800, 1800, 1700, 1700, 1500, 1500, 1400, 1300, 1300, 1300, 1300, 1300, 1300, 1200, 1200, 1200, 1200, 1200, 1100, 1100, 1000, 1000], "sizemode": "area", "sizeref": 64.72, "symbol": "circle"}, "mode": "markers", "name": "Service", "showlegend": true, "type": "scattergl", "x": [53, 75, 70, 74, 62, 79, 90, 64, 82, 66, 72, 61, 70, 84, 64, 78, 58, 72, 84, 63, 72, 66, 82, 83, 62, 44, 55, 85, 70, 60, 73, 79, 70, 64, 81, 79, 80, 83, 66, 64, 67, 48, 61, 91, 89, 57, 77, 53, 53, 64, 73, 79], "xaxis": "x", "y": [13800, 10000, 8900, 8000, 7800, 6400, 6200, 5600, 5600, 5500, 5100, 5100, 4800, 4500, 4400, 4200, 4100, 4000, 3900, 3700, 3300, 3300, 2900, 2600, 2500, 2400, 2200, 2100, 2000, 1900, 1800, 1800, 1700, 1700, 1500, 1500, 1400, 1300, 1300, 1300, 1300, 1300, 1300, 1200, 1200, 1200, 1200, 1200, 1100, 1100, 1000, 1000], "yaxis": "y"}], "layout": {"legend": {"itemsizing": "constant", "title": {"text": "category"}, "tracegroupgap": 0}, "title": {"text": "Packed Bubble Chart of Final Worth by Age and Category"}, "xaxis": {"anchor": "y", "domain": [0, 1], "title": {"text": "age"}}, "yaxis": {"anchor": "x", "domain": [0, 1], "title": {"text": "finalWorth"}}}}
